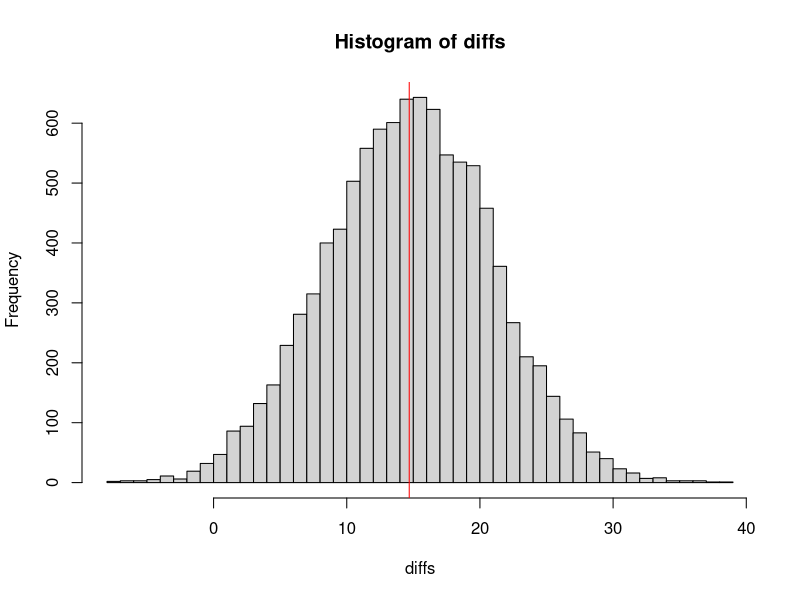

Write R code to recreate this figure.
# setwd("Homeworks/Week2")
rm(list = ls()) # cleanup

battle <- read.csv("lib/Battle.csv", stringsAsFactors = FALSE)

Unit1 <- "MEZU"
Unit2 <- "BRIG"

# obtain only a table with BRIG and MEZU to create appropriate samples
unitBattles <- subset(battle, Abbr == Unit1 | Abbr == Unit2)

# Find the average of kills - lost
unit1Battles <- subset(unitBattles, Abbr == Unit1)
unit2Battles <- subset(unitBattles, Abbr == Unit2)
scoreUnit1 <- unit1Battles$Kills - unit1Battles$Lost
scoreUnit2 <- unit2Battles$Kills - unit2Battles$Lost
observed <- mean(scoreUnit2) - mean(scoreUnit1) # 14.69173; it can be shown here that BRIG is winning

N <- 10000
diffs <- numeric(N)
for (i in 1:N){
  # get sample of rows from the sub table which only contains BRIG and MEZU
  index <- sample(nrow(unitBattles), sum(unitBattles$Abbr == Unit1))
  selectedBattles <- unitBattles[index,]

  # calculate again the average of kills - lost
  unit1Battles <- subset(selectedBattles, selectedBattles$Abbr == Unit1)
  unit2Battles <- subset(selectedBattles, selectedBattles$Abbr == Unit2)
  scoreUnit1 <- unit1Battles$Kills - unit1Battles$Lost
  scoreUnit2 <- unit2Battles$Kills - unit2Battles$Lost
  diffs[i] = mean(scoreUnit2) - mean(scoreUnit1)
}
hist(diffs, breaks = "FD")
abline(v = observed, col = "red")
# From this historgram, it can be shown that "BRIG" has a more consistent win than "MEZU"